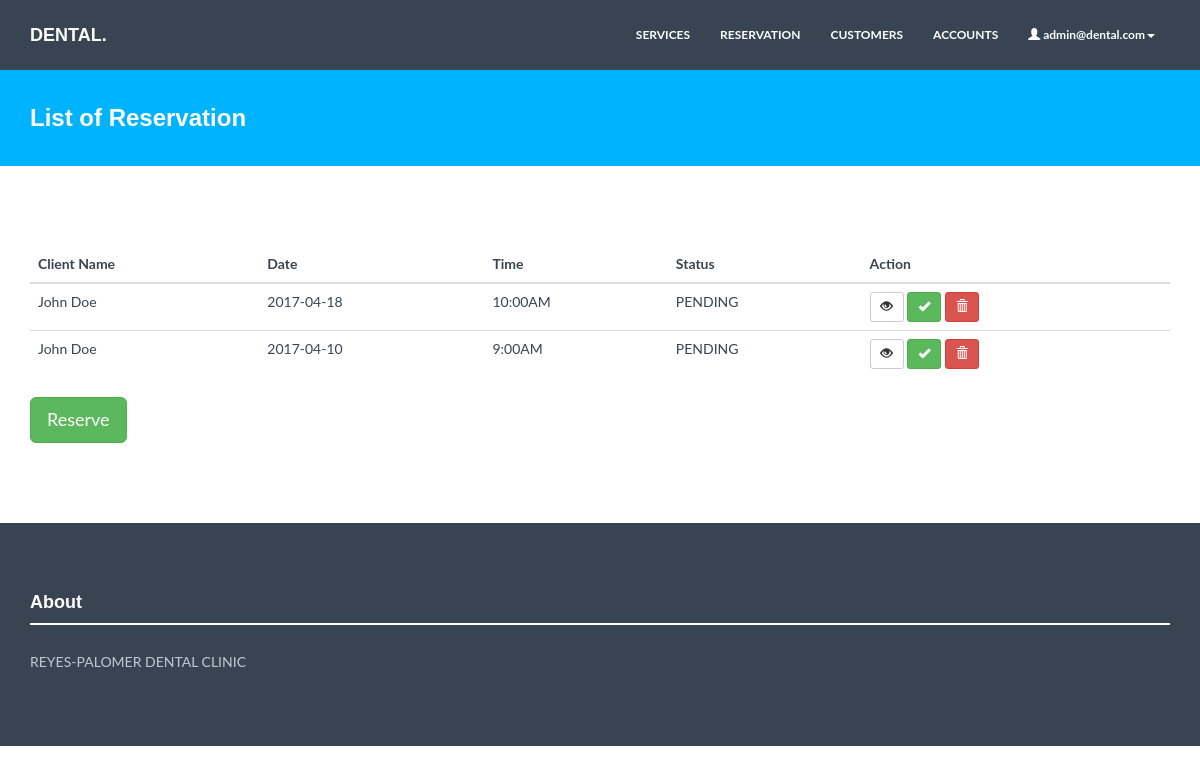
/admin/reservation.php (signed in), run on the app's committed database.
### tables this page shows
CREATE TABLE `customers` (
  `id` int(11) NOT NULL AUTO_INCREMENT,
  `lname` varchar(255) NOT NULL,
  `fname` varchar(255) NOT NULL,
  `age` varchar(255) NOT NULL,
  `birthday` varchar(255) NOT NULL,
  `gender` varchar(255) NOT NULL,
  `email` varchar(255) NOT NULL,
  PRIMARY KEY (`id`)
);

### admin/reservation.php (the view, shortened to what this page needs)
<?php
require '../controllers/myFunctions.php';
?>
<!DOCTYPE html>
<html lang="en">
<?php require '../includes/heading.php';
?>
  <body>
<?php require '../includes/admin-header.php';?>
	<div id="blue">
	    <div class="container">
			<div class="row">
				<h3>List of Reservation</h3>
			</div>
	    </div>
	</div>
	 <div class="container mtb">
	 	<table class="table table-responsive">
	 		<thead>
	 			<th>Client Name</th>
	 			<th>Date</th>
	 			<th>Time</th>
	 			<th>Status</th>
	 			<th>Action</th>
	 		</thead>
	 		<tbody>
	 			<?php
	 				$sql = "Select * from qrymysummary order by r_time ASC";
	 				$res = mysqli_query($conn,$sql);
	 				while($data=mysqli_fetch_array($res)){
	 			?>
	 			<tr>
	 				<td>
	 					<?php echo $data['fname'].' '.$data['lname'];?>
	 				</td>
	 				<td>
	 					<?php echo $data['r_date'];?>
	 				</td>
	 				<td>
	 					<?php echo $data['r_time'];?>
	 				</td>
	 					<td><?php if($data['isApproved']=="FALSE"){
	 						echo "PENDING";
	 						}else{
	 						echo "APPROVED";
	 						}?></td>
	 				<td>
	 					<button class="btn btn-sm btn-default show-me" id="<?php echo $data['id']; ?>"
	 					time ="<?php echo $data['r_time'];?>"
	 					date="<?php echo $data['r_date'];?>"><span class="glyphicon glyphicon-eye-open"></span></button>
	 					<?php
	 					if ($data['isApproved']=="FALSE"){
	 					?>
	 					<a href="approved.php?<?php
	 					echo "type=APPROVE&id=".$data['id']."&date=".$data['r_date']."&time=".$data['r_time'];
	 					?>"><button class="btn btn-sm btn-success" id="<?php echo $data['id']; ?>"
	 					service ="<?php echo $data['service'];?>"
	 					description="<?php echo $data['description'];?>"><span class="glyphicon glyphicon-ok"></span></button></a>
	 					<?php
	 					}
	 					?>
	 					<a href="approved.php?<?php
	 					echo "type=DISAPPROVE&id=".$data['id']."&date=".$data['r_date']."&time=".$data['r_time'];
	 					?>"><button class="btn btn-sm btn-danger" id="<?php echo $data['id']; ?>"
	 					service ="<?php echo $data['service'];?>"
	 					description="<?php echo $data['description'];?>"><span class="glyphicon glyphicon-trash"></span></button></a>
	 				</td>
	 			</tr>
	 			<?php
	 				}
	 			?>
	 		</tbody>
	 	</table>
	 	<buton type="button" class="btn btn-lg btn-success" id="btnAddNewShow">Reserve</buton>
	 </div>
	<?php require '../includes/footer.php'; ?>
  <body>
  </body>
</html>

### admin/assets/css/style.css (style rules this page uses)
* { margin: 0; padding: 0px; }
body { background: #ffffff; margin: 0; height: 100%; color: #384452; font-family: 'Lato', sans-serif; font-weight: 400; }
h1, h2, h3, h4, h5, h6 { font-family: 'Raleway', sans-serif; font-weight: 700; }
a { padding: 0; margin: 0; text-decoration: none; -webkit-transition: background-color .4s linear, color .4s linear; -moz-transition: background-color .4s linear, color .4s linear; -o-transition: background-color .4s linear, color .4s linear; -ms-transition: background-color .4s linear, color .4s linear; transition: background-color .4s linear, color .4s linear; }
.mtb { margin-top: 80px; margin-bottom: 80px; }
#blue { background: #00b3fe; margin-top: 60px; margin-bottom: 60px; padding-top: 25px; padding-bottom: 25px; }
#blue h3 { color: white; margin-left: 15px; }

### data on the page
customers: fname "John", lname "Doe", r_date "2017-04-18", r_time "10:00AM", r_date "2017-04-10", r_time "9:00AM"

### other printed values
$_SESSION['username'] "admin@dental.com"
